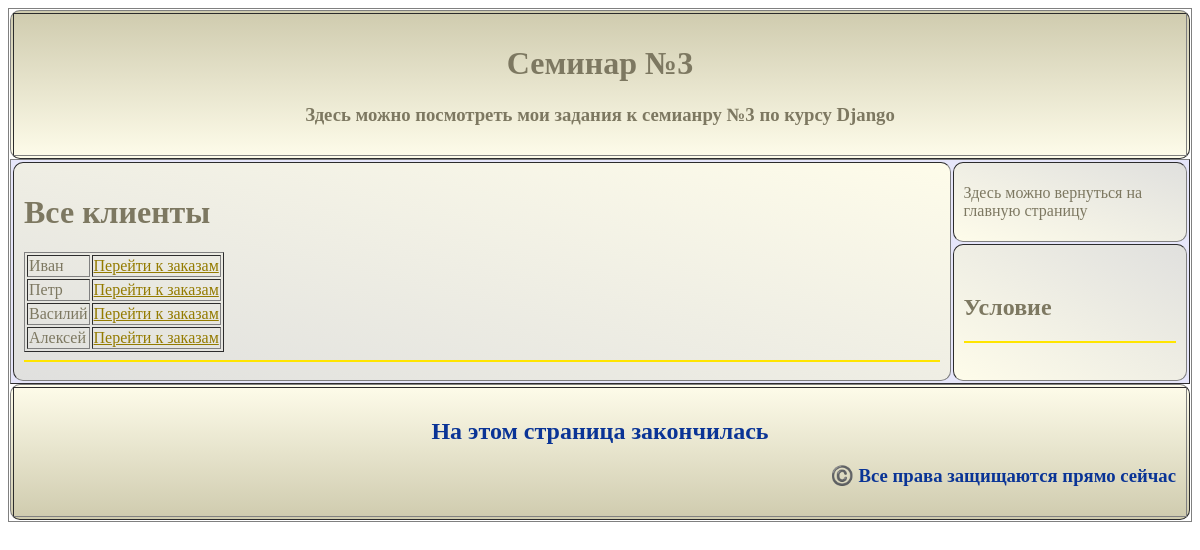
The page / on the database its author committed.
### hw_app/models.py (models this page shows)
class Client(models.Model):
    name = models.CharField(max_length=100)
    email = models.EmailField()
    phone = models.CharField(max_length=20)
    adress = models.CharField(max_length=200, default=None)
    date_registration = models.DateField(default=timezone.now)
    def __str__(self) -> str:
        return f'{self.name}'

### hw_app/views.py (the view)
# urls.py: path('', views.index, name='all_clients'),
def index(request):
    clients = Client.objects.all()
    return render(request, 'hw_app/client_list.html', {'clients': clients})

### hw_app/templates/hw_app/client_list.html (shortened to what this page needs)
{% extends 'hw_app/base.html' %}
{% block content %}
<h1>Все клиенты</h1>
    <table border="1">
        {% for client in clients %}
            <tr>
                <td>{{ client }}</td>
                <td><a href="{% url 'client_orders' client.id %}"> Перейти к заказам </a></td>
            </tr>
        {% endfor %}
    </table>
{% endblock %}

### rows shown on the page
Client: name "Иван"
Client: name "Петр"
Client: name "Василий"
Client: name "Алексей"
